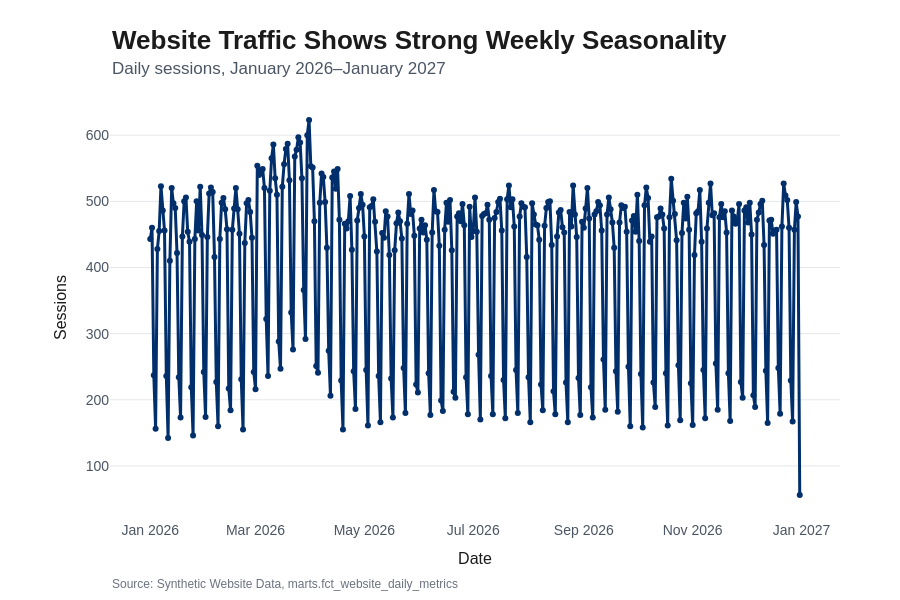

This figure's notebook cell:
### Code cell
figure = line_chart(
    daily_performance,
    x="date_day",
    y="session_count",
    theme=theme,
    title="Website Traffic Shows Strong Weekly Seasonality",
    subtitle="Daily sessions, January 2026–January 2027",
    x_axis_title="Date",
    y_axis_title="Sessions",
    source="Synthetic Website Data, marts.fct_website_daily_metrics",
)

figure.show()

### Figure 1 — Plotly figure (JSON) as saved in the notebook; plotly's stock layout.template omitted (floating-point values rounded to 4 significant figures; data arrays with more than 128 entries replaced by an {"elided": "..."} marker saying what was removed)
{"data": [{"line": {"color": "#002F6C", "width": 3}, "marker": {"color": "#002F6C", "size": 6}, "mode": "lines+markers", "name": "Session Count", "type": "scatter", "x": {"elided": "365 str values"}, "y": {"elided": "365 int values"}}], "layout": {"annotations": [{"align": "left", "font": {"color": "#1B1B1B", "family": "IBM Plex Sans, Arial, sans-serif", "size": 26, "weight": 600}, "showarrow": false, "text": "Website Traffic Shows Strong Weekly Seasonality", "x": 0, "xanchor": "left", "xref": "paper", "y": 1.17, "yanchor": "top", "yref": "paper"}, {"align": "left", "font": {"color": "#4B5563", "family": "IBM Plex Sans, Arial, sans-serif", "size": 17, "weight": 400}, "showarrow": false, "text": "Daily sessions, January 2026–January 2027", "x": 0, "xanchor": "left", "xref": "paper", "y": 1.09, "yanchor": "top", "yref": "paper"}, {"align": "left", "font": {"color": "#6B7280", "family": "IBM Plex Sans, Arial, sans-serif", "size": 12, "weight": 400}, "showarrow": false, "text": "Source: Synthetic Website Data, marts.fct_website_daily_metrics", "x": 0, "xanchor": "left", "xref": "paper", "y": -0.13, "yanchor": "top", "yref": "paper"}], "autosize": true, "bargap": 0.25, "font": {"color": "#1B1B1B", "family": "IBM Plex Sans, Arial, sans-serif", "size": 14, "weight": 400}, "height": 600, "hovermode": "x unified", "legend": {"font": {"color": "#1B1B1B", "family": "IBM Plex Sans, Arial, sans-serif", "size": 14, "weight": 400}, "orientation": "h", "x": 0, "xanchor": "left", "y": 1.035, "yanchor": "top"}, "margin": {"b": 80, "l": 110, "r": 60, "t": 95}, "paper_bgcolor": "#FFFFFF", "plot_bgcolor": "#FFFFFF", "showlegend": false, "xaxis": {"automargin": true, "showgrid": false, "showline": false, "tickfont": {"color": "#4B5563", "family": "IBM Plex Sans, Arial, sans-serif", "size": 14, "weight": 400}, "ticks": "", "title": {"font": {"color": "#1B1B1B", "family": "IBM Plex Sans, Arial, sans-serif", "size": 16, "weight": 500}, "text": "Date"}, "zeroline": false}, "yaxis": {"automargin": true, "gridcolor": "#E5E7EB", "gridwidth": 1, "showgrid": true, "showline": false, "tickfont": {"color": "#4B5563", "family": "IBM Plex Sans, Arial, sans-serif", "size": 14, "weight": 400}, "ticks": "", "title": {"font": {"color": "#1B1B1B", "family": "IBM Plex Sans, Arial, sans-serif", "size": 16, "weight": 500}, "text": "Sessions"}, "zeroline": false, "zerolinecolor": "#D1D5DB"}}}
